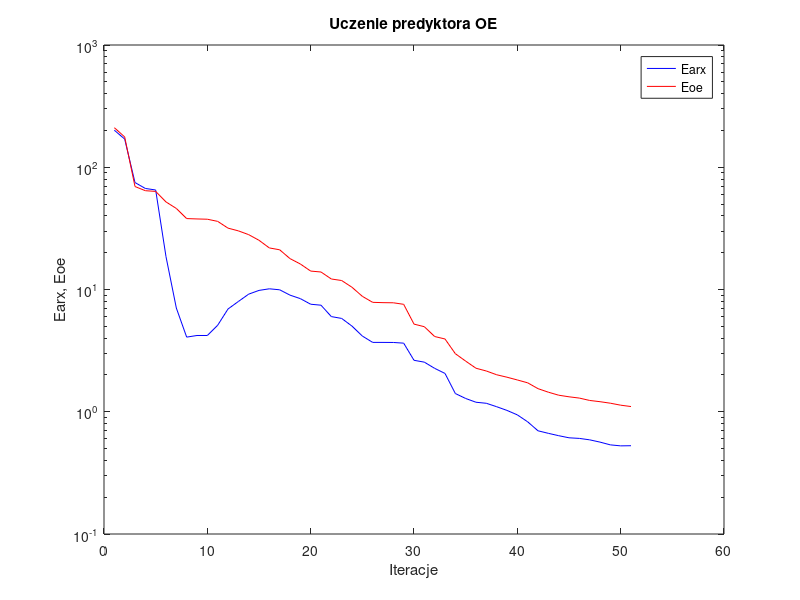
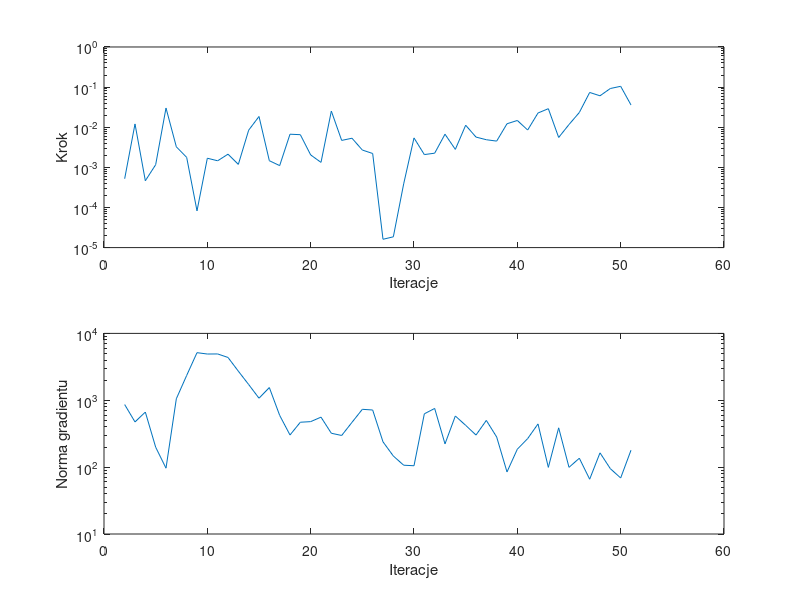

Here is the MATLAB script that generated these plots, in order:
%uczenie predyktora oe
clear all;
n=0; farx(n+1)=2.008326e+002; foe(n+1)=2.106528e+002; wspucz(n+1)=0.000000e+000; ng(n+1)=0.000000e+000;
%odnowa zmiennej metryki
n=1; farx(n+1)=1.701053e+002; foe(n+1)=1.770868e+002; krok(n+1)=5.202718e-004; ng(n+1)=8.624633e+002;
n=2; farx(n+1)=7.496575e+001; foe(n+1)=6.955134e+001; krok(n+1)=1.208515e-002; ng(n+1)=4.741004e+002;
n=3; farx(n+1)=6.707749e+001; foe(n+1)=6.430567e+001; krok(n+1)=4.634049e-004; ng(n+1)=6.658118e+002;
n=4; farx(n+1)=6.515722e+001; foe(n+1)=6.343693e+001; krok(n+1)=1.164626e-003; ng(n+1)=1.987050e+002;
n=5; farx(n+1)=1.855621e+001; foe(n+1)=5.203853e+001; krok(n+1)=3.012318e-002; ng(n+1)=9.645782e+001;
n=6; farx(n+1)=7.050864e+000; foe(n+1)=4.601960e+001; krok(n+1)=3.248447e-003; ng(n+1)=1.053321e+003;
n=7; farx(n+1)=4.078453e+000; foe(n+1)=3.802749e+001; krok(n+1)=1.772228e-003; ng(n+1)=2.349615e+003;
n=8; farx(n+1)=4.205817e+000; foe(n+1)=3.777197e+001; krok(n+1)=8.233132e-005; ng(n+1)=5.148408e+003;
n=9; farx(n+1)=4.205318e+000; foe(n+1)=3.757418e+001; krok(n+1)=1.688447e-003; ng(n+1)=4.915025e+003;
n=10; farx(n+1)=5.099392e+000; foe(n+1)=3.608410e+001; krok(n+1)=1.457199e-003; ng(n+1)=4.927310e+003;
n=11; farx(n+1)=6.926609e+000; foe(n+1)=3.177518e+001; krok(n+1)=2.129617e-003; ng(n+1)=4.366314e+003;
n=12; farx(n+1)=7.975333e+000; foe(n+1)=3.018165e+001; krok(n+1)=1.185775e-003; ng(n+1)=2.722310e+003;
n=13; farx(n+1)=9.161513e+000; foe(n+1)=2.810458e+001; krok(n+1)=8.443488e-003; ng(n+1)=1.719074e+003;
n=14; farx(n+1)=9.832275e+000; foe(n+1)=2.526775e+001; krok(n+1)=1.853270e-002; ng(n+1)=1.072944e+003;
n=15; farx(n+1)=1.013302e+001; foe(n+1)=2.188034e+001; krok(n+1)=1.464637e-003; ng(n+1)=1.548760e+003;
n=16; farx(n+1)=9.945888e+000; foe(n+1)=2.112864e+001; krok(n+1)=1.104943e-003; ng(n+1)=5.942966e+002;
n=17; farx(n+1)=8.993745e+000; foe(n+1)=1.789253e+001; krok(n+1)=6.700076e-003; ng(n+1)=3.023784e+002;
n=18; farx(n+1)=8.421115e+000; foe(n+1)=1.617050e+001; krok(n+1)=6.516589e-003; ng(n+1)=4.692966e+002;
n=19; farx(n+1)=7.577782e+000; foe(n+1)=1.414946e+001; krok(n+1)=2.041615e-003; ng(n+1)=4.790671e+002;
n=20; farx(n+1)=7.441084e+000; foe(n+1)=1.390487e+001; krok(n+1)=1.329544e-003; ng(n+1)=5.591294e+002;
n=21; farx(n+1)=6.003441e+000; foe(n+1)=1.218959e+001; krok(n+1)=2.527804e-002; ng(n+1)=3.209989e+002;
n=22; farx(n+1)=5.799304e+000; foe(n+1)=1.184316e+001; krok(n+1)=4.692985e-003; ng(n+1)=2.974556e+002;
n=23; farx(n+1)=5.017498e+000; foe(n+1)=1.042805e+001; krok(n+1)=5.318174e-003; ng(n+1)=4.677333e+002;
n=24; farx(n+1)=4.162320e+000; foe(n+1)=8.794316e+000; krok(n+1)=2.701093e-003; ng(n+1)=7.323138e+002;
n=25; farx(n+1)=3.693146e+000; foe(n+1)=7.852689e+000; krok(n+1)=2.213894e-003; ng(n+1)=7.150820e+002;
%odnowa zmiennej metryki
n=26; farx(n+1)=3.692103e+000; foe(n+1)=7.805885e+000; krok(n+1)=1.611823e-005; ng(n+1)=2.388826e+002;
n=27; farx(n+1)=3.687808e+000; foe(n+1)=7.786602e+000; krok(n+1)=1.856031e-005; ng(n+1)=1.466625e+002;
n=28; farx(n+1)=3.640774e+000; foe(n+1)=7.565612e+000; krok(n+1)=3.870864e-004; ng(n+1)=1.068546e+002;
n=29; farx(n+1)=2.635833e+000; foe(n+1)=5.211103e+000; krok(n+1)=5.414124e-003; ng(n+1)=1.048733e+002;
n=30; farx(n+1)=2.545236e+000; foe(n+1)=4.962045e+000; krok(n+1)=2.080994e-003; ng(n+1)=6.271257e+002;
n=31; farx(n+1)=2.264833e+000; foe(n+1)=4.124779e+000; krok(n+1)=2.254077e-003; ng(n+1)=7.543778e+002;
n=32; farx(n+1)=2.057950e+000; foe(n+1)=3.937879e+000; krok(n+1)=6.699412e-003; ng(n+1)=2.227572e+002;
n=33; farx(n+1)=1.409704e+000; foe(n+1)=2.984731e+000; krok(n+1)=2.804162e-003; ng(n+1)=5.815532e+002;
n=34; farx(n+1)=1.283897e+000; foe(n+1)=2.595114e+000; krok(n+1)=1.121665e-002; ng(n+1)=4.217919e+002;
n=35; farx(n+1)=1.196143e+000; foe(n+1)=2.269517e+000; krok(n+1)=5.680993e-003; ng(n+1)=3.019266e+002;
n=36; farx(n+1)=1.172931e+000; foe(n+1)=2.154542e+000; krok(n+1)=4.880194e-003; ng(n+1)=4.996794e+002;
n=37; farx(n+1)=1.099519e+000; foe(n+1)=2.007302e+000; krok(n+1)=4.509565e-003; ng(n+1)=2.822510e+002;
n=38; farx(n+1)=1.025456e+000; foe(n+1)=1.916673e+000; krok(n+1)=1.219985e-002; ng(n+1)=8.476987e+001;
n=39; farx(n+1)=9.429938e-001; foe(n+1)=1.819992e+000; krok(n+1)=1.473291e-002; ng(n+1)=1.855566e+002;
n=40; farx(n+1)=8.274203e-001; foe(n+1)=1.724548e+000; krok(n+1)=8.518466e-003; ng(n+1)=2.672979e+002;
n=41; farx(n+1)=6.986505e-001; foe(n+1)=1.545296e+000; krok(n+1)=2.262062e-002; ng(n+1)=4.425002e+002;
n=42; farx(n+1)=6.660563e-001; foe(n+1)=1.445624e+000; krok(n+1)=2.896961e-002; ng(n+1)=9.916224e+001;
n=43; farx(n+1)=6.371482e-001; foe(n+1)=1.365816e+000; krok(n+1)=5.557598e-003; ng(n+1)=3.869859e+002;
n=44; farx(n+1)=6.122784e-001; foe(n+1)=1.325388e+000; krok(n+1)=1.167289e-002; ng(n+1)=9.925333e+001;
n=45; farx(n+1)=6.053568e-001; foe(n+1)=1.293714e+000; krok(n+1)=2.331822e-002; ng(n+1)=1.359264e+002;
n=46; farx(n+1)=5.892361e-001; foe(n+1)=1.237241e+000; krok(n+1)=7.356694e-002; ng(n+1)=6.595654e+001;
n=47; farx(n+1)=5.645143e-001; foe(n+1)=1.208627e+000; krok(n+1)=6.074057e-002; ng(n+1)=1.635556e+002;
n=48; farx(n+1)=5.359882e-001; foe(n+1)=1.174810e+000; krok(n+1)=9.228634e-002; ng(n+1)=9.484575e+001;
n=49; farx(n+1)=5.260260e-001; foe(n+1)=1.131753e+000; krok(n+1)=1.046893e-001; ng(n+1)=6.882930e+001;
n=50; farx(n+1)=5.274239e-001; foe(n+1)=1.102972e+000; krok(n+1)=3.586741e-002; ng(n+1)=1.791272e+002;

figure; semilogy(farx,'b'); hold on; semilogy(foe,'r'); xlabel('Iteracje'); ylabel('Earx, Eoe'); legend('Earx','Eoe'); title('Uczenie predyktora OE');
figure; subplot(2,1,1); semilogy(krok); xlabel('Iteracje'); ylabel('Krok');
subplot(2,1,2); semilogy(ng); xlabel('Iteracje'); ylabel('Norma gradientu');
Earx=farx(n+1)
Eoe=foe(n+1)
